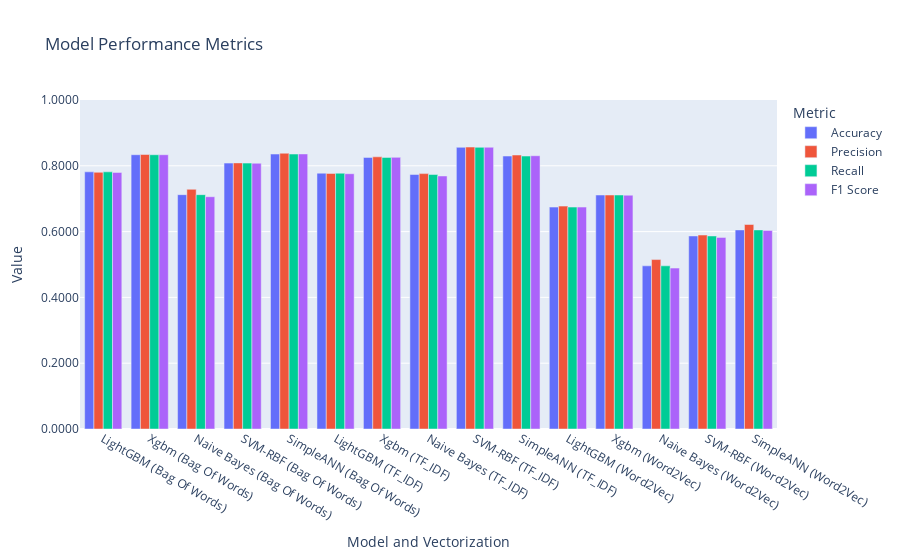

Source (notebook cell):
### Code cell
from plot.plotly import plotly_eval

plotly_eval(results)

### Figure 1 — Plotly figure (JSON) as saved in the notebook; plotly's stock layout.template omitted (floating-point values rounded to 4 significant figures)
{"data": [{"alignmentgroup": "True", "hovertemplate": "Metric=Accuracy<br>Model and Vectorization=%{x}<br>Value=%{y}<extra></extra>", "legendgroup": "Accuracy", "marker": {"color": "#636efa", "pattern": {"shape": ""}}, "name": "Accuracy", "offsetgroup": "Accuracy", "orientation": "v", "showlegend": true, "textposition": "auto", "type": "bar", "x": ["LightGBM (Bag Of Words)", "Xgbm (Bag Of Words)", "Naive Bayes (Bag Of Words)", "SVM-RBF (Bag Of Words)", "SimpleANN (Bag Of Words)", "LightGBM (TF_IDF)", "Xgbm (TF_IDF)", "Naive Bayes (TF_IDF)", "SVM-RBF (TF_IDF)", "SimpleANN (TF_IDF)", "LightGBM (Word2Vec)", "Xgbm (Word2Vec)", "Naive Bayes (Word2Vec)", "SVM-RBF (Word2Vec)", "SimpleANN (Word2Vec)"], "xaxis": "x", "y": [0.7816, 0.8337, 0.7122, 0.8082, 0.8357, 0.7776, 0.8255, 0.7735, 0.8561, 0.8296, 0.6745, 0.7112, 0.4959, 0.5867, 0.6051], "yaxis": "y"}, {"alignmentgroup": "True", "hovertemplate": "Metric=Precision<br>Model and Vectorization=%{x}<br>Value=%{y}<extra></extra>", "legendgroup": "Precision", "marker": {"color": "#EF553B", "pattern": {"shape": ""}}, "name": "Precision", "offsetgroup": "Precision", "orientation": "v", "showlegend": true, "textposition": "auto", "type": "bar", "x": ["LightGBM (Bag Of Words)", "Xgbm (Bag Of Words)", "Naive Bayes (Bag Of Words)", "SVM-RBF (Bag Of Words)", "SimpleANN (Bag Of Words)", "LightGBM (TF_IDF)", "Xgbm (TF_IDF)", "Naive Bayes (TF_IDF)", "SVM-RBF (TF_IDF)", "SimpleANN (TF_IDF)", "LightGBM (Word2Vec)", "Xgbm (Word2Vec)", "Naive Bayes (Word2Vec)", "SVM-RBF (Word2Vec)", "SimpleANN (Word2Vec)"], "xaxis": "x", "y": [0.7803, 0.8344, 0.7285, 0.8088, 0.8382, 0.7768, 0.8273, 0.7763, 0.857, 0.8327, 0.6775, 0.7112, 0.515, 0.5895, 0.6216], "yaxis": "y"}, {"alignmentgroup": "True", "hovertemplate": "Metric=Recall<br>Model and Vectorization=%{x}<br>Value=%{y}<extra></extra>", "legendgroup": "Recall", "marker": {"color": "#00cc96", "pattern": {"shape": ""}}, "name": "Recall", "offsetgroup": "Recall", "orientation": "v", "showlegend": true, "textposition": "auto", "type": "bar", "x": ["LightGBM (Bag Of Words)", "Xgbm (Bag Of Words)", "Naive Bayes (Bag Of Words)", "SVM-RBF (Bag Of Words)", "SimpleANN (Bag Of Words)", "LightGBM (TF_IDF)", "Xgbm (TF_IDF)", "Naive Bayes (TF_IDF)", "SVM-RBF (TF_IDF)", "SimpleANN (TF_IDF)", "LightGBM (Word2Vec)", "Xgbm (Word2Vec)", "Naive Bayes (Word2Vec)", "SVM-RBF (Word2Vec)", "SimpleANN (Word2Vec)"], "xaxis": "x", "y": [0.7816, 0.8337, 0.7122, 0.8082, 0.8357, 0.7776, 0.8255, 0.7735, 0.8561, 0.8296, 0.6745, 0.7112, 0.4959, 0.5867, 0.6051], "yaxis": "y"}, {"alignmentgroup": "True", "hovertemplate": "Metric=F1 Score<br>Model and Vectorization=%{x}<br>Value=%{y}<extra></extra>", "legendgroup": "F1 Score", "marker": {"color": "#ab63fa", "pattern": {"shape": ""}}, "name": "F1 Score", "offsetgroup": "F1 Score", "orientation": "v", "showlegend": true, "textposition": "auto", "type": "bar", "x": ["LightGBM (Bag Of Words)", "Xgbm (Bag Of Words)", "Naive Bayes (Bag Of Words)", "SVM-RBF (Bag Of Words)", "SimpleANN (Bag Of Words)", "LightGBM (TF_IDF)", "Xgbm (TF_IDF)", "Naive Bayes (TF_IDF)", "SVM-RBF (TF_IDF)", "SimpleANN (TF_IDF)", "LightGBM (Word2Vec)", "Xgbm (Word2Vec)", "Naive Bayes (Word2Vec)", "SVM-RBF (Word2Vec)", "SimpleANN (Word2Vec)"], "xaxis": "x", "y": [0.7798, 0.8336, 0.706, 0.8077, 0.836, 0.7759, 0.8257, 0.769, 0.8564, 0.8306, 0.6746, 0.7106, 0.4891, 0.5824, 0.6035], "yaxis": "y"}], "layout": {"autosize": true, "barmode": "group", "legend": {"title": {"text": "Metric"}, "tracegroupgap": 0}, "title": {"text": "Model Performance Metrics"}, "xaxis": {"anchor": "y", "autorange": true, "domain": [0, 1], "range": [-0.5, 14.5], "title": {"text": "Model and Vectorization"}, "type": "category"}, "yaxis": {"anchor": "x", "domain": [0, 1], "range": [0, 1], "tickformat": ".4f", "title": {"text": "Value"}, "type": "linear"}}}
